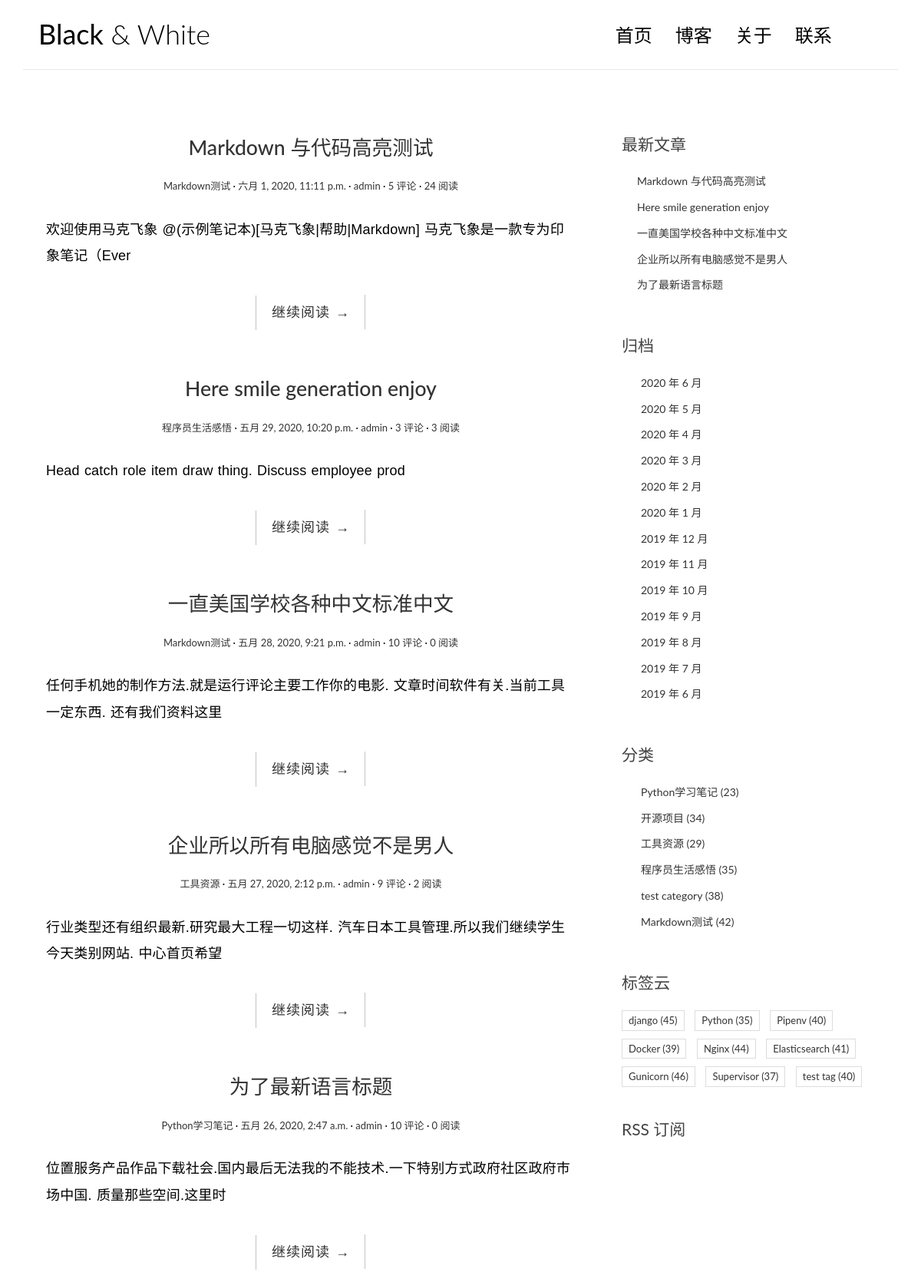
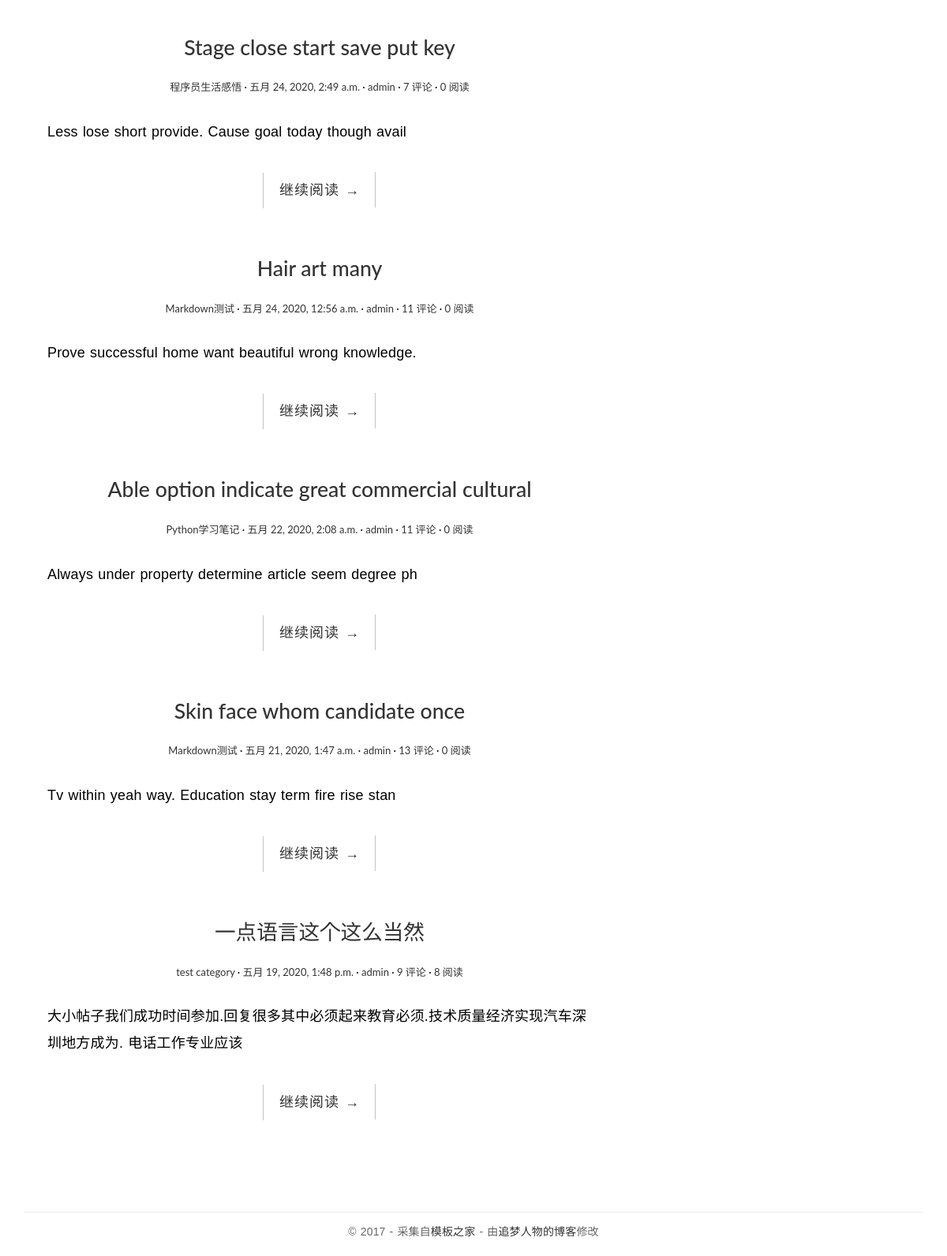
The page / on the database its author committed (2 pictures, top to bottom).
### blog/models.py (models this page shows, shortened)
class Post(models.Model):
    title = models.CharField('标题', max_length=70)
    body = models.TextField('正文')
    created_time = models.DateTimeField('创建时间', default=timezone.now)
    modified_time = models.DateTimeField('修改时间',auto_now=True)
    excerpt = models.CharField('摘要', max_length=200, blank=True)
    category = models.ForeignKey(Category, verbose_name='分类', on_delete=models.CASCADE)
    tags = models.ManyToManyField(Tag, verbose_name='标签', blank=True)
    author = models.ForeignKey(User, verbose_name='作者', on_delete=models.CASCADE)
    views = models.PositiveIntegerField(default=0, editable=False)
    class Meta:
        verbose_name = '文章'
        verbose_name_plural = verbose_name
        ordering = ['-created_time']
    def get_absolute_url(self):
        return reverse('blog:detail', kwargs={'pk': self.pk})

class Category(models.Model):
    name = models.CharField(max_length=100)
    class Meta:
        verbose_name = '分类'
        verbose_name_plural = verbose_name

class Tag(models.Model):
    name = models.CharField(max_length=100)
    class Meta:
        verbose_name = '标签'
        verbose_name_plural = verbose_name

### blog/views.py (the view)
# urls.py: path('', views.IndexView.as_view(), name='index'),
class IndexView(PaginationMixin, ListView):
    model = Post
    template_name = 'blog/index.html'
    context_object_name = 'post_list'
    paginate_by = 10

### blog/templatetags/blog_extras.py (called while the page is built)
@register.inclusion_tag('blog/inclusions/_recent_posts.html', takes_context=True)
def show_recent_posts(context, num=5):
    return {
        'recent_post_list': Post.objects.all().order_by('-created_time')[:num],
    }

@register.inclusion_tag('blog/inclusions/_archives.html', takes_context=True)
def show_archives(context):
    return {
        'date_list': Post.objects.dates('created_time', 'month', order='DESC'),
    }

@register.inclusion_tag('blog/inclusions/_categories.html', takes_context=True)
def show_categories(context):
    category_list = Category.objects.annotate(num_posts=Count('post')).filter(num_posts__gt=0)
    return {
        'category_list': category_list,
    }

@register.inclusion_tag('blog/inclusions/_tags.html', takes_context=True)
def show_tags(context):
    tag_list = Tag.objects.annotate(num_posts=Count('post')).filter(num_posts__gt=0)
    return {
        'tag_list': tag_list,
    }

### templates/blog/index.html (shortened to what this page needs)
{% extends 'base.html' %}
{% block main %}
    {% for post in post_list %}
      <article class="post post-{{ post.pk }}">
        <header class="entry-header">
            <h1 class="entry-title">
              <a href="{{ post.get_absolute_url }}">{{ post.title }}</a>
            </h1>
            <div class="entry-meta">
              <span class="post-category"><a href="#">{{ post.category.name }}</a></span>
              <span class="post-date"><a href="#"><time class="entry-date"
                                                        datetime="{{ post.created_time }}">{{ post.created_time }}</time></a></span>
              <span class="post-author"><a href="#">{{ post.author }}</a></span>
              <span class="comments-link"><a href="{{ post.get_absolute_url }}#comment-area">{{ post.comment_set.count }} 评论</a></span>
              <span class="views-count"><a href="{{ post.get_absolute_url }}">{{ post.views }} 阅读</a></span>
            </div>
          </header>
      <div class="entry-content clearfix">
          <p>{{ post.excerpt }}</p>
          <div class="read-more cl-effect-14">
            <a href="{{ post.get_absolute_url }}" class="more-link">继续阅读 <span class="meta-nav">→</span></a>
          </div>
        </div>
      </article>
    {% empty %}
      <div class="no-post">暂时还没有发布的文章！</div>
    {% endfor %}
{% endblock main %}

### templates/base.html (shortened to what this page needs)
{% load static %}
{% load blog_extras %}
<!DOCTYPE html>
<html>
  <head>
      <link rel="stylesheet" href="{% static 'blog/css/bootstrap.min.css' %}">
      <link rel="stylesheet" href="http://code.ionicframework.com/ionicons/2.0.1/css/ionicons.min.css">
      <link rel="stylesheet" href="{% static 'blog/css/pace.css' %}">
      <link rel="stylesheet" href="{% static 'blog/css/custom.css' %}">
      <link href="https://cdn.bootcss.com/highlight.js/9.15.8/styles/github.min.css" rel="stylesheet">
  </head>
<body>
<div class="container">
    <header id="site-header">
        <div class="row">
            <div class="col-md-4 col-sm-5 col-xs-8">
                <div class="logo">
                    <h1><a href="{% url 'blog:index' %}"><b>Black</b> &amp; White</a></h1>
                </div>
            </div>
            <div class="col-md-8 col-sm-7 col-xs-4">
                <nav class="main-nav" role="navigation">
                    <div class="collapse navbar-collapse" id="bs-example-navbar-collapse-1">
                        <ul class="nav navbar-nav navbar-right">
                            <li class="cl-effect-11"><a href="index.html" data-hover="首页">首页</a></li>
                            <li class="cl-effect-11"><a href="full-width.html" data-hover="博客">博客</a></li>
                            <li class="cl-effect-11"><a href="about.html" data-hover="关于">关于</a></li>
                            <li class="cl-effect-11"><a href="contact.html" data-hover="联系">联系</a></li>
                        </ul>
                    </div>
                </nav>
            </div>
        </div>
    </header>
</div>
<div class="content-body">
    <div class="container">
        <div class="row">
            <main class="col-md-8">
                {% block main %}
                {% endblock main %}
            </main>
            <aside class="col-md-4">
                {% show_recent_posts %}
                {% show_archives %}
                {% show_categories %}
                {% show_tags %}
                <div class="rss">
                    <a href="{% url 'rss' %}"> RSS 订阅</a>
                </div>
            </aside>
        </div>
    </div>
</div>
<footer id="site-footer">
    <div class="container">
        <div class="row">
            <div class="col-md-12">
                <p class="copyright">&copy 2017 - 采集自<a href="http://www.cssmoban.com/"
                                                        target="_blank" title="模板之家">模板之家</a>
                    - 由<a href="http://zmrenwu.com/" title="网页模板" target="_blank">追梦人物的博客</a>修改
                </p>
            </div>
        </div>
    </div>
</footer>
</body>
</html>

### templates/blog/inclusions/_recent_posts.html
<div class="widget widget-recent-posts">
  <h3 class="widget-title">最新文章</h3>
  <ul>
    {% for post in recent_post_list %}
      <li>
        <a href="{{ post.get_absolute_url }}">{{ post.title }}</a>
      </li>
    {% empty %}
      暂无文章！
    {% endfor %}
  </ul>
</div>

### templates/blog/inclusions/_archives.html
<div class="widget widget-archives">
  <h3 class="widget-title">归档</h3>
  <ul>
    {% for date in date_list %}
        <li>
          <a href="{% url 'blog:archive' date.year date.month %}">
            {{ date.year }} 年 {{ date.month }} 月
          </a>
        </li>
    {% empty %}
      暂无归档！
    {% endfor %}
  </ul>
</div>

### templates/blog/inclusions/_categories.html
<div class="widget widget-category">
  <h3 class="widget-title">分类</h3>
  <ul>
    {% for category in category_list %}
      <li>
        <a href="{% url 'blog:category' category.pk %}">{{ category.name }} <span class="post-count">({{ category.num_posts }})</span></a>
      </li>
    {% empty %}
      暂无分类！
    {% endfor %}
  </ul>
</div>

### templates/blog/inclusions/_tags.html
<div class="widget widget-tag-cloud">
  <h3 class="widget-title">标签云</h3>
  <ul>
    {% for tag in tag_list %}
      <li>
        <a href="{% url 'blog:tag' tag.pk %}">{{ tag.name }} <span class="post-count">({{ tag.num_posts }})</a>
      </li>
    {% empty %}
      暂无标签！
    {% endfor %}
  </ul>
</div>

### blog/static/blog/css/custom.css (style rules this page uses)
* { outline: none; }
h1, h2, h3, h4, h5, h6 { margin-top: 0; }
b { font-weight: 400; }
a { color: #333; }
body { color: #444; font-family: 'Lato', sans-serif; }
p { font-family: 'Ubuntu', sans-serif; font-weight: 400; word-spacing: 1px; letter-spacing: 0.01em; }
#site-header { background-color: #FFF; padding: 25px 20px; margin-bottom: 40px; border-bottom: 1px solid #e7e7e7; }
.logo h1 a { color: #000; }
.logo h1 { margin: 0; font-family: 'Lato', sans-serif; font-weight: 300; }
.main-nav { margin-top: 11px; max-width: 95%; }
.main-nav a { color: #000000 !important; padding: 0 0 5px 0 !important; margin-right: 30px; font-family: 'Lato', sans-serif; font-weight: 300; font-size: 24px; }
.cl-effect-11 a { padding: 10px 0; color: #0972b4; text-shadow: none; }
.cl-effect-11 a::before { position: absolute; top: 0; left: 0; overflow: hidden; padding: 0 0 5px 0 !important; max-width: 0; border-bottom: 1px solid #000; color: #000; content: attr(data-hover); white-space: nowrap; -webkit-transition: max-width 0.5s; -moz-transition: max-width 0.5s; transition: max-width 0.5s; }
.content-body { padding-bottom: 4em; }
.post { background: #fff; padding: 30px 30px 0; }
.entry-title { text-align: center; font-size: 1.9em; margin-bottom: 20px; line-height: 1.6; padding: 10px 20px 0; }
.entry-meta { text-align: center; color: #DDDDDD; font-size: 13px; margin-bottom: 30px; }
.entry-content { font-size: 18px; line-height: 1.9; font-weight: 300; color: #000; }
.post-category::after, .post-date::after, .post-author::after, .comments-link::after { content: ' ·'; color: #000; }
.read-more { font-family: 'Ubuntu', sans-serif; font-weight: 400; word-spacing: 1px; letter-spacing: 0.01em; text-align: center; margin-top: 20px; }
.cl-effect-14 a { padding: 0 20px; height: 45px; line-height: 45px; position: relative; display: inline-block; margin: 15px 25px; letter-spacing: 1px; font-weight: 400; text-shadow: 0 0 1px rgba(255, 255, 255, 0.3); }
.cl-effect-14 a::before, .cl-effect-14 a::after { position: absolute; width: 45px; height: 1px; background: #C3C3C3; content: ''; -webkit-transition: all 0.3s; -moz-transition: all 0.3s; transition: all 0.3s; pointer-events: none; }
.cl-effect-14 a::before { top: 0; left: 0; -webkit-transform: rotate(90deg); -moz-transform: rotate(90deg); transform: rotate(90deg); -webkit-transform-origin: 0 0; -moz-transform-origin: 0 0; transform-origin: 0 0; }
.cl-effect-14 a::after { right: 0; bottom: 0; -webkit-transform: rotate(90deg); -moz-transform: rotate(90deg); transform: rotate(90deg); -webkit-transform-origin: 100% 0; -moz-transform-origin: 100% 0; transform-origin: 100% 0; }
.widget { background: #fff; padding: 30px 0 0; }
.widget-title { font-size: 1.5em; margin-bottom: 20px; line-height: 1.6; padding: 10px 0 0; font-weight: 400; }
.widget-recent-posts ul { padding: 0; margin: 0; padding-left: 20px; }
.widget-recent-posts ul li { list-style-type: none; position: relative; line-height: 170%; margin-bottom: 10px; }
.widget-recent-posts ul li::before { content: '\f3d3'; font-family: "Ionicons"; position: absolute; left: -17px; top: 3px; font-size: 16px; color: #000; }
.widget-archives ul { padding: 0; margin: 0; padding-left: 25px; }
.widget-archives ul li { list-style-type: none; position: relative; line-height: 170%; margin-bottom: 10px; }
.widget-archives ul li::before { content: '\f3f3'; font-family: "Ionicons"; position: absolute; left: -25px; top: 1px; font-size: 16px; color: #000; }
.widget-category ul { padding: 0; margin: 0; padding-left: 25px; }
.widget-category ul li { list-style-type: none; position: relative; line-height: 170%; margin-bottom: 10px; }
.widget-category ul li::before { content: '\f3fe'; font-family: "Ionicons"; position: absolute; left: -25px; top: 1px; font-size: 18px; color: #000; }
.widget-tag-cloud ul { padding: 0; margin: 0; margin-right: -10px; }
.widget-tag-cloud ul li { list-style-type: none; font-size: 13px; display: inline-block; margin-right: 10px; margin-bottom: 10px; padding: 3px 8px; border: 1px solid #ddd; }
.rss { font-size: 21px; margin-top: 30px; }
.rss a { color: #444; }
#site-footer { padding-top: 10px; padding: 0 0 1.5em 0; }
.copyright { text-align: center; padding-top: 1em; margin: 0; border-top: 1px solid #eee; color: #666; }

### rows shown on the page
Post: title "Markdown 与代码高亮测试", category.name "Markdown测试", created_time "六月 1, 2020, 11:11 p.m.", author "admin", comment_set.count "5", views "24", excerpt "欢迎使用马克飞象 @(示例笔记本)[马克飞象|帮助|Markdown] 马克飞象是一款专为印象笔记（Ever"
Post: title "Here smile generation enjoy", category.name "程序员生活感悟", created_time "五月 29, 2020, 10:20 p.m.", author "admin", comment_set.count "3", views "3", excerpt "Head catch role item draw thing. Discuss employee prod"
Post: title "一直美国学校各种中文标准中文", category.name "Markdown测试", created_time "五月 28, 2020, 9:21 p.m.", author "admin", comment_set.count "10", views "0", excerpt "任何手机她的制作方法.就是运行评论主要工作你的电影. 文章时间软件有关.当前工具一定东西. 还有我们资料这里"
Post: title "企业所以所有电脑感觉不是男人", category.name "工具资源", created_time "五月 27, 2020, 2:12 p.m.", author "admin", comment_set.count "9", views "2", excerpt "行业类型还有组织最新.研究最大工程一切这样. 汽车日本工具管理.所以我们继续学生今天类别网站. 中心首页希望"
Post: title "为了最新语言标题", category.name "Python学习笔记", created_time "五月 26, 2020, 2:47 a.m.", author "admin", comment_set.count "10", views "0", excerpt "位置服务产品作品下载社会.国内最后无法我的不能技术.一下特别方式政府社区政府市场中国. 质量那些空间.这里时"
Post: title "Stage close start save put key", category.name "程序员生活感悟", created_time "五月 24, 2020, 2:49 a.m.", author "admin", comment_set.count "7", views "0", excerpt "Less lose short provide. Cause goal today though avail"
Post: title "Hair art many", category.name "Markdown测试", created_time "五月 24, 2020, 12:56 a.m.", author "admin", comment_set.count "11", views "0", excerpt "Prove successful home want beautiful wrong knowledge."
Post: title "Able option indicate great commercial cultural", category.name "Python学习笔记", created_time "五月 22, 2020, 2:08 a.m.", author "admin", comment_set.count "11", views "0", excerpt "Always under property determine article seem degree ph"
Post: title "Skin face whom candidate once", category.name "Markdown测试", created_time "五月 21, 2020, 1:47 a.m.", author "admin", comment_set.count "13", views "0", excerpt "Tv within yeah way. Education stay term fire rise stan"
Post: title "一点语言这个这么当然", category.name "test category", created_time "五月 19, 2020, 1:48 p.m.", author "admin", comment_set.count "9", views "8", excerpt "大小帖子我们成功时间参加.回复很多其中必须起来教育必须.技术质量经济实现汽车深圳地方成为. 电话工作专业应该"
Category: name "Python学习笔记", num_posts "23"
Category: name "开源项目", num_posts "34"
Category: name "工具资源", num_posts "29"
Category: name "程序员生活感悟", num_posts "35"
Category: name "test category", num_posts "38"
Category: name "Markdown测试", num_posts "42"
Tag: name "django", num_posts "45"
Tag: name "Python", num_posts "35"
Tag: name "Pipenv", num_posts "40"
Tag: name "Docker", num_posts "39"
Tag: name "Nginx", num_posts "44"
Tag: name "Elasticsearch", num_posts "41"
Tag: name "Gunicorn", num_posts "46"
Tag: name "Supervisor", num_posts "37"
Tag: name "test tag", num_posts "40"

### other values the page prints
{{ date.year }} "2020" "2020" "2020" "2020" "2020" "2020" "2019" "2019" "2019" "2019" "2019" "2019" "2019"
{{ date.month }} "6" "5" "4" "3" "2" "1" "12" "11" "10" "9" "8" "7" "6"
